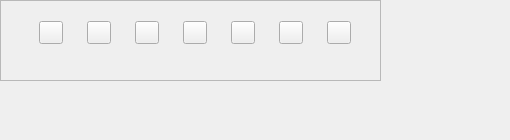
<?xml version="1.0" encoding="UTF-8"?>
<ui version="4.0">
 <class>imageViewToolForm</class>
 <widget class="QWidget" name="imageViewToolForm">
  <property name="geometry">
   <rect>
    <x>0</x>
    <y>0</y>
    <width>510</width>
    <height>140</height>
   </rect>
  </property>
  <property name="windowTitle">
   <string>Form</string>
  </property>
  <widget class="QFrame" name="frame">
   <property name="geometry">
    <rect>
     <x>0</x>
     <y>0</y>
     <width>381</width>
     <height>81</height>
    </rect>
   </property>
   <property name="frameShape">
    <enum>QFrame::StyledPanel</enum>
   </property>
   <property name="frameShadow">
    <enum>QFrame::Raised</enum>
   </property>
   <widget class="QWidget" name="horizontalLayoutWidget">
    <property name="geometry">
     <rect>
      <x>0</x>
      <y>0</y>
      <width>371</width>
      <height>71</height>
     </rect>
    </property>
    <layout class="QHBoxLayout" name="viewToolLayout">
     <property name="spacing">
      <number>5</number>
     </property>
     <property name="leftMargin">
      <number>20</number>
     </property>
     <property name="topMargin">
      <number>0</number>
     </property>
     <property name="bottomMargin">
      <number>5</number>
     </property>
     <item>
      <widget class="QToolButton" name="btn_normal">
       <property name="text">
        <string/>
       </property>
      </widget>
     </item>
     <item>
      <widget class="QToolButton" name="btn_max">
       <property name="text">
        <string/>
       </property>
      </widget>
     </item>
     <item>
      <widget class="QToolButton" name="btn_restore">
       <property name="text">
        <string/>
       </property>
      </widget>
     </item>
     <item>
      <widget class="QToolButton" name="btn_magnify">
       <property name="text">
        <string/>
       </property>
      </widget>
     </item>
     <item>
      <widget class="QToolButton" name="btn_reduce">
       <property name="text">
        <string/>
       </property>
      </widget>
     </item>
     <item>
      <widget class="QToolButton" name="btn_rotate">
       <property name="text">
        <string/>
       </property>
      </widget>
     </item>
     <item>
      <widget class="QToolButton" name="btn_save">
       <property name="text">
        <string/>
       </property>
      </widget>
     </item>
    </layout>
   </widget>
  </widget>
 </widget>
 <resources/>
 <connections/>
</ui>
